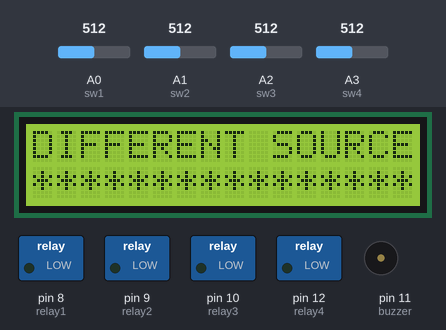
Recording of a sketch running on a simulated Arduino Uno, built with avr-gcc and run on an emulated ATmega328P. Shown: 16×2 character LCD, switched loads named in the sketch (green lamp = pin HIGH), buzzer (waves = sounding, pin HIGH). The test bench sets the inputs (shaded band); at power-on: A0 (sw1) = 512, A1 (sw2) = 512, A2 (sw3) = 512, A3 (sw4) = 512. What the sketch prints to the serial monitor is not drawn.

Above: at 2.1 s.
At 5.2 s:
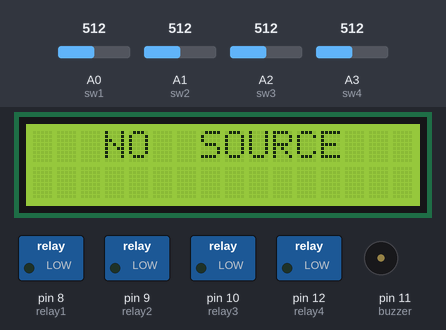
5.3 s: A0 (sw1) set to 532
6.9 s: A0 (sw1) set to 563
At 8.4 s:
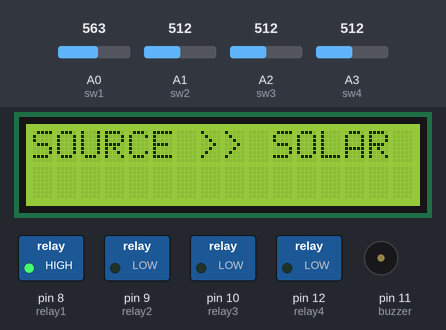
8.7 s: A0 (sw1) set to 540
At 9.28 s:
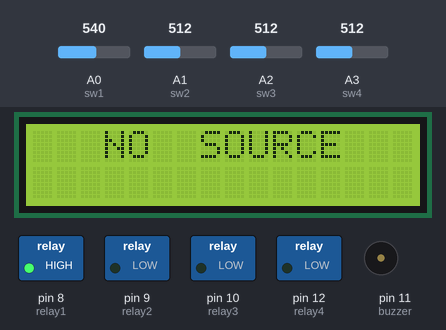
10.8 s: A1 (sw2) set to 541
12.5 s: A1 (sw2) set to 561
At 13.2 s:
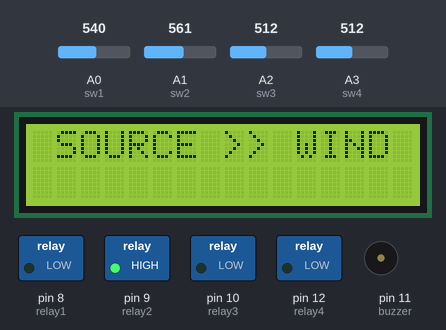
14.3 s: A1 (sw2) set to 540
At 14.93 s:
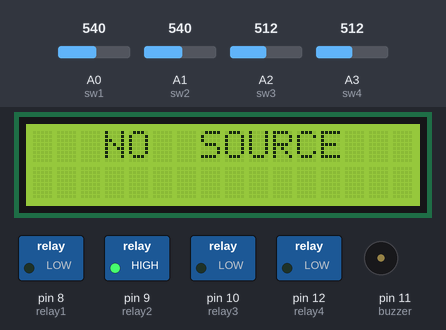
Timing chart, 0 to 17.3 s (numbered marks = the images above; inputs shaded):
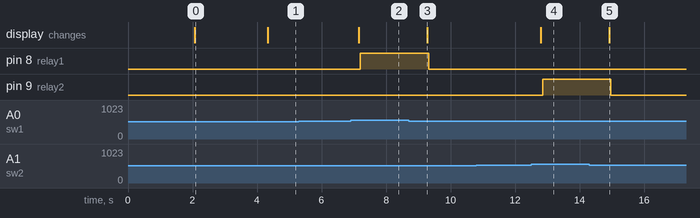

Measured:
- the behaviour switches between 550 and 551 on A0 (sw1) (found by bisection; images 1 and 2)
- the behaviour switches between 550 and 551 on A1 (sw2) (found by bisection; images 3 and 4)
- after the input at 5.3 s, every drawn part: stays the same
- after the input at 6.9 s, pin 8 (relay1): LOW → HIGH after 0.31 s; the display: changes after 0.26 s (image 2)
- after the input at 8.7 s, pin 8 (relay1): HIGH → LOW after 0.62 s; the display: changes after 0.57 s (image 3)
- after the input at 10.8 s, every drawn part: stays the same
- after the input at 12.5 s, pin 9 (relay2): LOW → HIGH after 0.35 s; the display: changes after 0.30 s (image 4)
- after the input at 14.3 s, pin 9 (relay2): HIGH → LOW after 0.67 s; the display: changes after 0.62 s (image 5)
- what the display in image 0 shows lasts 2.2 s, from 2.1 s to 4.3 s

The sketch:

auto_power_switching_using_different_sources.ino
```cpp
#include <LiquidCrystal.h>

//#define voltage A0
#define sw1 A0
#define sw2 A1
#define sw3 A2
#define sw4 A3

#define buzzer 11
#define relay1 8
#define relay2 9
#define relay3 10
#define relay4 12

int v = 0;
int solar,wind,piezeo,hand;
float vol = 0;

LiquidCrystal lcdd (2,3,4,5,6,7);
void beep ()
{
  digitalWrite(buzzer,HIGH); delay(700);
  digitalWrite(buzzer,LOW); delay(100);
}
void setup() {
  // put your setup code here, to run once:
Serial.begin (9600);
Serial.println("power up");
lcdd.begin (16,2);

pinMode(sw1,INPUT);
pinMode(sw2,INPUT);
pinMode(sw3,INPUT);
pinMode(sw4,INPUT);

pinMode(relay1,OUTPUT);
pinMode(relay2,OUTPUT);
pinMode(relay3,OUTPUT);
pinMode(relay4,OUTPUT);

pinMode(buzzer,OUTPUT);

lcdd.clear ();
lcd(0,0,"  MC BSD POWER  ");
lcd(0,1,"SWITCHING USING ");
delay(2000);

lcdd.clear ();
lcd(0,0,"DIFFERENT SOURCES");
lcd(0,1,"*****************");
delay(2000);

}

void loop() {
  // put your main code here, to run repeatedly:

//v = analogRead (voltage);
//delay(50);

solar = analogRead(sw1);
delay(50);
wind = analogRead(sw2);
delay(50);
piezeo = analogRead(sw3);
delay(50);
hand = analogRead(sw4);
delay(50);

 //vol= v * (5.00/1023.00)*5;
//Serial.print("VOLTAGE = "); Serial.println (vol);
Serial.println();
Serial.print("solar = "); Serial.println (solar);
Serial.print("wind = "); Serial.println (wind);
Serial.print("mains = "); Serial.println (piezeo);
Serial.print("dynamo = "); Serial.println (hand);
delay(50);
/*
if (vol < 8)
{
lcdd.clear();
lcd(0,0," LOW BAT ALERT  ");
lcd(4,1,"V: ");
lcd(7,1,String(vol));
  beep ();
  delay(1000);
}

else
*/
if (solar > 550)
{
  lcdd.clear();
lcd(0,0,"SOURCE >> SOLAR");
//lcd(4,1,"V: ");
//lcd(7,1,String(vol));
delay(50);
digitalWrite(relay1,HIGH);
digitalWrite(relay2,LOW);
digitalWrite(relay3,LOW);
delay(400);
}
else if (wind > 550)
{
  lcdd.clear();
lcd(0,0," SOURCE >> WIND ");
//lcd(4,1,"V: ");
//lcd(7,1,String(vol));
delay(50);
digitalWrite(relay2,HIGH);
digitalWrite(relay1,LOW);
digitalWrite(relay3,LOW);
delay(400);
}
else if (piezeo > 550)
{
  lcdd.clear();
lcd(0,0,"SOURCE >> MAINS ");
//lcd(4,1,"V: ");
//lcd(7,1,String(vol));
delay(50);
digitalWrite(relay3,HIGH);
digitalWrite(relay1,LOW);
digitalWrite(relay2,LOW);
delay(400);
}
/*
else if (hand > 550)
{
  lcdd.clear();
lcd(0,0,"SOURCE >> DYNAMO");
lcd(4,1,"V: ");
lcd(7,1,String(vol));
delay(400);
}
*/
else
{
  lcdd.clear();
lcd(0,0,"   NO  SOURCE   ");
//lcd(4,1,"V: ");
//lcd(7,1,String(vol));
delay(50);
digitalWrite(relay3,LOW);
digitalWrite(relay1,LOW);
digitalWrite(relay2,LOW);
delay(400);
}
}
void lcd(int a, int b, String data)
{
  lcdd.setCursor(a,b);
  lcdd.print(data);
}
/*
void healthcheck ()
{
  for (int x=8;x<13;x++)
  {
    digitalWrite(x,HIGH);
  }
  delay(500);
  for (int x=8;x<13;x++)
  {
    digitalWrite(x,LOW);
  }
  delay(500);

  for (int x=8;x<13;x++)
  {
    digitalWrite(x,HIGH);
  }
  delay(500);
  for (int x=8;x<13;x++)
  {
    digitalWrite(x,LOW);
  }
  delay(500);
}
*/
```
